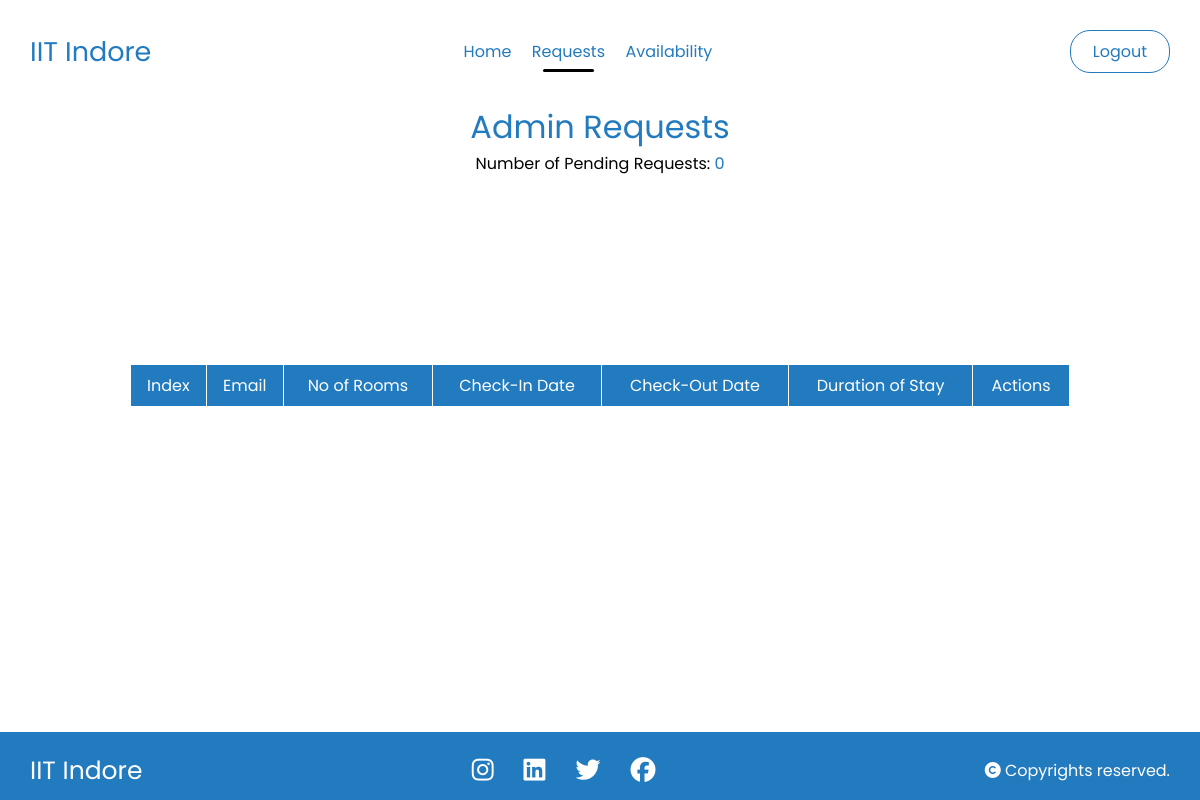
The page /admin_requests/ (signed in) on the database as committed earlier.
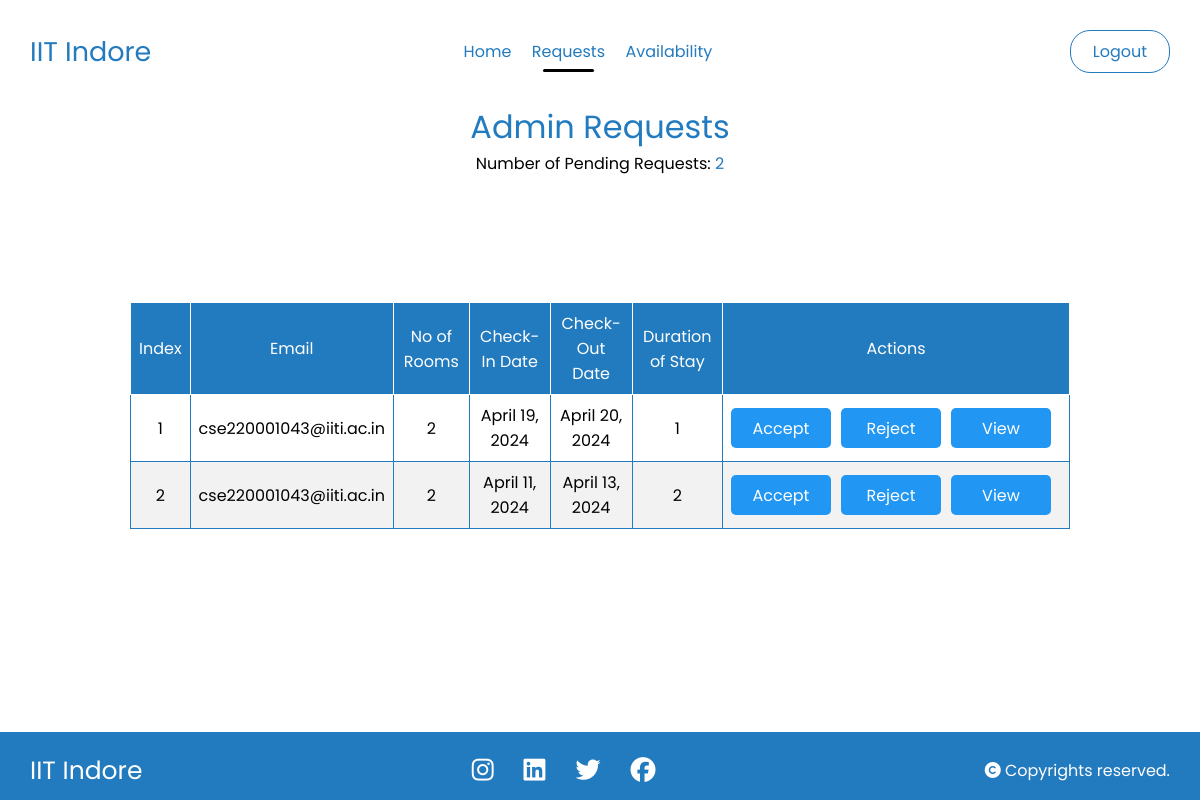
The same page on the database as committed later.
### hostel/models.py (models this page shows, shortened)
class Reservation(models.Model):
    PAYMENT_CHOICES = (
        ('1', 'Pending'),
        ('2', 'Done'),
        ('3', 'Pay Later')
    )
    VERIFIED_CHOICES = (
        ('1', 'Accepted'),
        ('2', 'Rejected'),
        ('3', 'Pending')
    )
    PAYMENT_METHOD = (
        ('1', 'Self'),
        ('2', 'Project')
    )
    id = models.AutoField(primary_key=True)
    user = models.ForeignKey(User, on_delete=models.CASCADE)
    email = models.EmailField()
    payment_method = models.CharField(max_length=1, default='1', choices=PAYMENT_METHOD)
    project_email = models.EmailField(blank=True)
    project_description = models.TextField(blank=True)
    phone_number = models.CharField(max_length=15)
    number_of_rooms = models.PositiveIntegerField()
    check_in_date = models.DateField()
    check_out_date = models.DateField()
    room_numbers = models.CharField(max_length=255, help_text="Enter room numbers separated by commas")
    tariff_per_day = models.DecimalField(max_digits=10, decimal_places=2, default=0.00)
    price = models.DecimalField(max_digits=10, decimal_places=2, default=0.00)
    total_price = models.DecimalField(max_digits=10, decimal_places=2, default=0.00)
    gst = models.DecimalField(max_digits=5, decimal_places=2, default=0.00)
    length_of_stay = models.IntegerField(default = 1)
    payment_status = models.CharField(max_length=1, default='1', choices = PAYMENT_CHOICES)
    verified_status = models.CharField(max_length=1, default='3', choices=VERIFIED_CHOICES)
    def get_room_numbers(self):
        return self.room_numbers.split(',')
    def set_room_numbers(self, room_numbers):
        self.room_numbers = ','.join(room_numbers)
    room_numbers_list = property(get_room_numbers, set_room_numbers)

### hostel/decorators.py (the view)
        def wrapper(request, *args, **kwargs):
            if request.user.is_authenticated and request.user.username in usernames:
                return view_func(request, *args, **kwargs)
            else:
                return HttpResponseRedirect('/login/')  # Redirect to login page if not authenticated or not in the admin list

### hostel/views.py (called while the page is built, shortened)
@login_required(login_url='/login/')
@admin_required(admin_users)
def admin_requests(request):
    unverified_reservations = Reservation.objects.filter(verified_status='3')
    quantity = len(unverified_reservations)
    return render(request, 'admin/admin_requests.html', {'quantity': quantity, 'unverified_reservations': unverified_reservations})

### templates/admin/admin_requests.html (shortened to what this page needs)
{% load static %}
<!DOCTYPE html>
<html lang="en">
<head>
    <link rel="stylesheet" href="{% static 'navbar.css' %}">
</head>
<body>
    <div class="nav1">
        <div>
          <h3>IIT Indore</h3>
        </div>
        <div class="headings">
          <a href="{% url 'admin_index' %}">Home</a>
          <a href="{% url 'admin_requests' %}" class="active">Requests</a>
          <a href="{% url 'availability' %}">Availability</a>
        </div>
          <div class="nav1-login">
              {% if user.is_authenticated %}
              <a href='{% url "logout" %}'>Logout</a>
              {% else %}
              <a href='{% url "login" %}'>Login</a>
              {% endif %}
          </div>
    </div>
    <div class="headings">
      <h1>Admin Requests</h1>
      <p>Number of Pending Requests: <span>{{ quantity }}</span></p>
    </div>
      <div class="overflow">
        <table>
          <thead>
            <tr>
              <th>Index</th>
              <th>Email</th>
              <th>No of Rooms</th>
              <th>Check-In Date</th>
              <th>Check-Out Date</th>
              <th>Duration of Stay</th>
              <th>Actions</th>
            </tr>
          </thead>
          <tbody>
            {% for reservation in unverified_reservations %}
              <tr>
                <td>{{ forloop.counter }}</td>
                <td>{{ reservation.email }}</td>
                <td>{{ reservation.number_of_rooms }}</td>
                <td>{{ reservation.check_in_date }}</td>
                <td>{{ reservation.check_out_date }}</td>
                <td>{{ reservation.length_of_stay }}</td>
                <td>
                  <form method="post">
                    <button type="submit" class="btn accept" name="action" value="accept" onclick="return confirmAction()">Accept</button>
                    <button type="submit" class="btn reject" name="action" value="reject" onclick="return confirmAction()">Reject</button>
                    <a href="{% url 'view_reservation' reservation.id %}" class="btn view">View</a>
                  </form>
                </td>
              </tr>
            {% endfor %}
          </tbody>
        </table>
      </div>
    <footer>
        <div class="footer">
          <div class="info">
            <h4>IIT Indore</h4>
          </div>
          <div class="social">
            <ul>
              <li><a href="#"><i class="fa-brands fa-instagram"></i></a></li>
              <li><a href="#"><i class="fa-brands fa-linkedin"></i></a></li>
              <li><a href="#"><i class="fa-brands fa-twitter"></i></a></li>
              <li><a href="#"><i class="fa-brands fa-facebook"></i></a></li>
            </ul>
          </div>
          <div class="rights">
            <p><i class="fa-solid fa-copyright"></i> Copyrights reserved.</p>
          </div>
        </div>
    </footer>
</body>
</html>

Rows that differ between the two databases and show on the page:
added Reservation: email "cse220001043@iiti.ac.in", number_of_rooms "2", check_in_date "April 19, 2024", check_out_date "April 20, 2024", length_of_stay "1"
added Reservation: email "cse220001043@iiti.ac.in", number_of_rooms "2", check_in_date "April 11, 2024", check_out_date "April 13, 2024", length_of_stay "2"
Other text that changed with them:
{{ quantity }}: "0" → "2"
